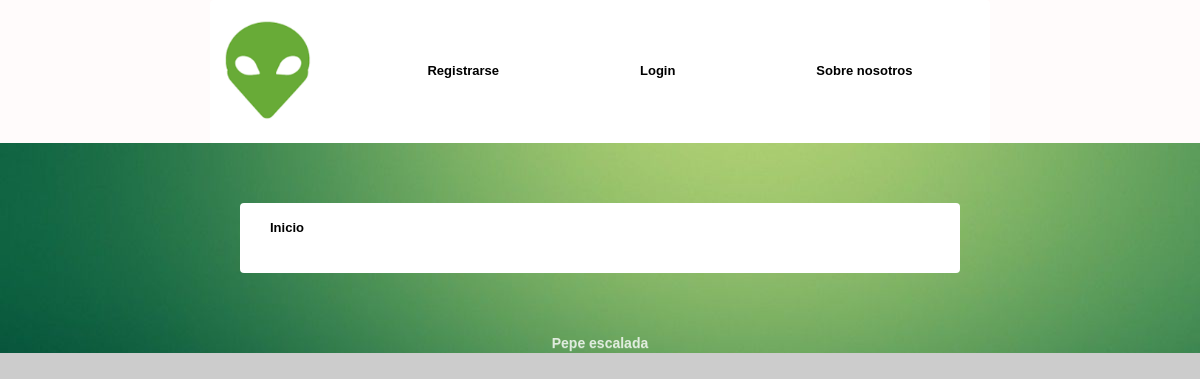
/noticia/, run on an earlier commit of the app's database.
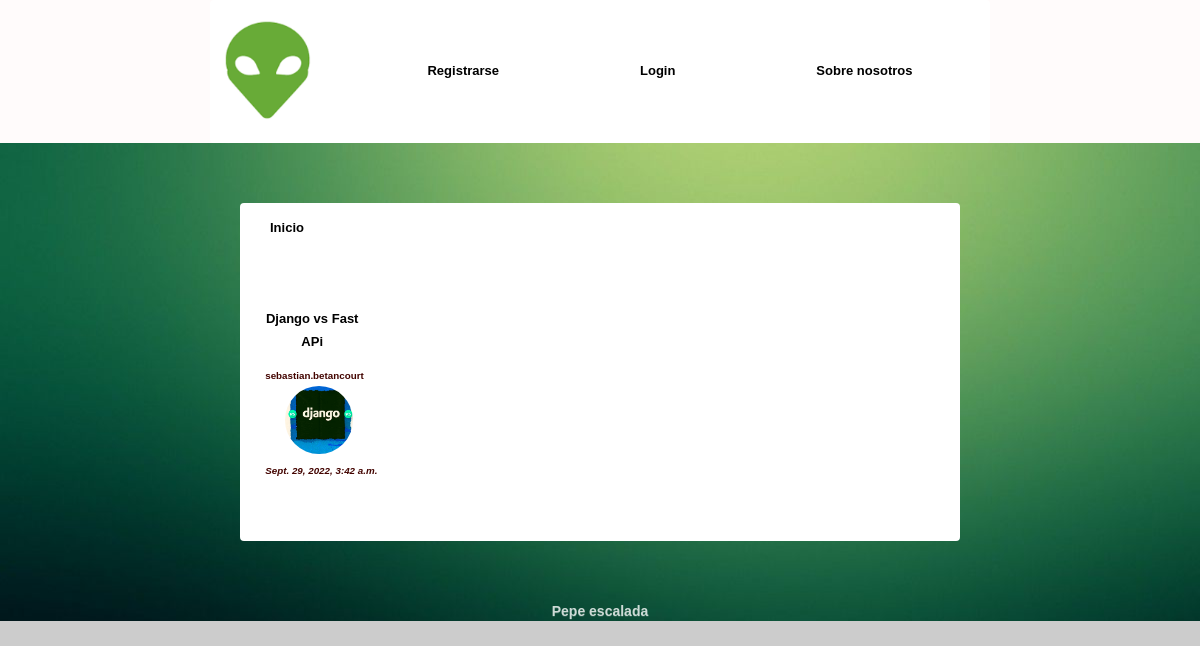
And on a later commit of the database.
### Pepeescalada/models.py (models this page shows, shortened)
class Publicacion(models.Model):
    title = models.CharField(max_length=200)
    body = RichTextField()
    image = models.ImageField(upload_to="noticas", default="alien.jpg")
    state = models.BooleanField('Active/no publicado', default=False)
    autor = models.ForeignKey(User, on_delete=models.CASCADE, related_name='publicaciones')
    tags = models.ForeignKey(Tag, on_delete=models.PROTECT, default=1)
    timestamp = models.DateTimeField(default=timezone.now)
    slug = models.SlugField(max_length=250, null=False, unique=True, default=1)
    class Meta:
        verbose_name = 'publicacion'
        verbose_name_plural = 'publicaciones'
        ordering = ['-timestamp']

### Pepeescalada/views.py (the view)
# urls.py: path('noticia/', noticia, name='noticia'),
def noticia(request):
    mensajes = Publicacion.objects.all()
    context = {'posts': mensajes}
    return render(request, 'blog/noticias.html', context)

### Pepeescalada/templates/blog/noticias.html (shortened to what this page needs)
{% extends 'blog/layout.html' %}
{% load humanize %}
{% block content %}
{% for mensaje in posts %}
<article>
    <div class="container-article">
        <div>
            <div class="centrar">
             <h1><a href="{% url 'detallenoticia' mensaje.slug %}">{{ mensaje.title }}</a></h1>
            </div>
            <div> {{ mensaje.autor }} </div>
            <div class="centrar"><img src=" {{ mensaje.image.url }}"></div>
            <i>{{ mensaje.timestamp}}</i>
        </div>
    </div>
</article>
{% endfor %}
{% endblock %}

### Pepeescalada/templates/blog/layout.html (shortened to what this page needs)
<!DOCTYPE html>
{% load static %}
<html>
<head>
	<link rel="stylesheet" type="text/css" href="{% static 'normalize.css' %}">
	<link rel="stylesheet" type="text/css" href="{% static 'style.css' %}">
</head>
<body>
	<header class="main-head">
		<nav class="main">
			<h1 class="logo">
				<img src="{% static 'logo.png' %}" width="100" height="100">
			</h1>
			<ul>
				{% if request.user.is_authenticated %}
				   {% if request.user.is_superuser %}
				      <li><a href="{% url 'salir' %}">Logout</a></li>
				      <li><a href="{% url 'noticia' %}">Noticias</a></li>
				      <li><a href="{% url 'crear_noticia' %}">Nueva Noticia</a></li>
				      <li><a href="{% url 'aboutus' %}">Sobre nosotros</a></li>
				   {% else %}
				      <li><a href="{% url 'salir' %}">Logout</a></li>
				      <li><a href="{% url 'noticia' %}">Noticias</a></li>
				      <li><a href="{% url 'aboutus' %}">Sobre nosotros</a></li>
				   {% endif %}
				{% else %}
				<li><a href="{% url 'registro' %}">Registrarse</a></li>
				<li><a href="{% url 'ingreso' %}">Login</a></li>
				<li><a href="{% url 'aboutus' %}">Sobre nosotros</a></li>
				{% endif %}
			</ul>
		</nav>
	</header>
	<div class="main">
		<nav class="second-nav">
			<a class="feed" href="{% url 'feed' %}">Inicio</a>
		</nav>
		{% block content %}
		{% endblock content %}
	</div>
	<footer>
		<div class="row">
			<p>Pepe escalada<br></p>
		</div>
	</footer>
</body>
</html>

### Pepeescalada/static/style.css (style rules this page uses)
body { background-image: url('fondo.jpg'); font-size: 70%; font-family: ' Montserrat', Helvetica, Arial, serif; }
h1 { max-width: 80%; }
p { font-size: 1rem; }
img { object-fit: cover; }
.main-head { background: #fffbfb; color: black; }
nav.main { min-height: 7vh; display: flex; width: 65%; margin: auto; align-items: center; padding: 0.5rem; }
nav.main ul { display: flex; flex: 1 1 40rem; justify-content: space-around; align-items: center; list-style: none; }
.centrar { text-align: center; }
a { font-size: .93rem; text-decoration: none; color: black; }
.main { background: white; width: 60%; margin: 5% auto; border-radius: 4px; padding-bottom: 20px; }
.second-nav { display: flex; padding: 15px 30px; }
.second-nav .feed { flex: 1 1 30px; }
article { width: 93%; margin: auto; padding: 40px 0; border-bottom: 2px solid #ECEEEF; }
.container-article { display: flex; }
.container-article img { height: 68px; width: 68px; margin-right: 10px; border-radius: 50%; }
article:last-child { border-bottom: 0; }
footer { color: white; text-align: center; font-size: .875em; margin: 40px 0; }
footer p { opacity: .8; }
*, *:after, *:before { -webkit-box-sizing: border-box; -moz-box-sizing: border-box; -ms-box-sizing: border-box; box-sizing: border-box; }
html { background: #ccc; font: bold 14px/20px "Trajan Pro", "Times New Roman", Times, serif; color: #430400; text-shadow: 0 1px 0 rgba(255, 255, 255, 0.15); }

What changed in the data, as far as the page shows it:
added Publicacion: title "Django vs Fast APi", autor "sebastian.betancourt", image (picture), timestamp "Sept. 29, 2022, 3:42 a.m."
